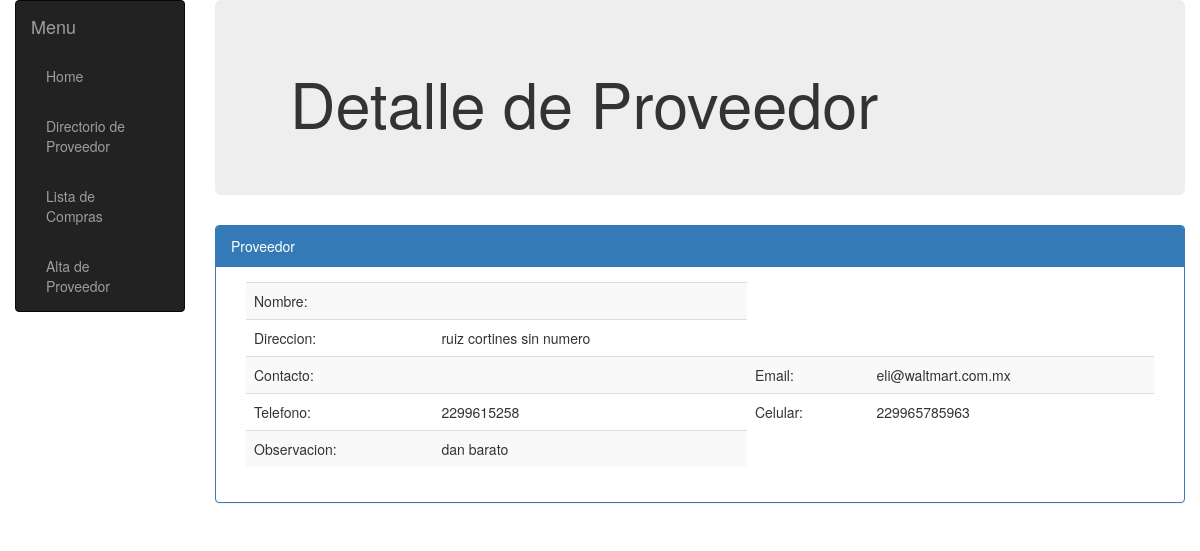
Page /compras/proveedor/d2a26590-5405-4bc8-ae8f-87ff250c494b/detalle (signed in) on the committed database.
### compras/models.py (models this page shows, shortened)
class Proveedor(models.Model):
    id = models.UUIDField(primary_key=True, default=uuid.uuid4,
                          help_text="ID único para este proveedor")
    nombre = models.CharField(max_length=200)
    direccion = models.TextField(
        max_length=1000,  help_text="Ingrese la direccion del proveedor")
    contacto = models.CharField(max_length=200)
    telefono = models.CharField(max_length=20)
    celular = models.CharField(max_length=20)
    email = models.EmailField(max_length=240)
    observacion = models.TextField(
        max_length=1000,  help_text="Ingrese una observacion del proveedor")

### compras/views.py (the view, shortened to what this page needs)
# urls.py: url(r'^proveedor/(?P<id>[-\w]+)/detalle',views.ProveedorDetalle, name='proveedor-detail'),
@login_required(login_url='/accounts/login/')
def ProveedorDetalle(request, id=id):
    if request.method == 'GET':
        busproveedor = request.GET.get('id')
        proveedor_det = Proveedor.objects.filter(id=id)
        inventario_det = Inventario.objects.filter(producto=id)
        return render(
            request, 'proveedor_detail.html',
            {'proveedor': proveedor_det, 'inventario': inventario_det}
        )

### compras/templates/proveedor_detail.html (shortened to what this page needs)
{% extends "base_compra.html" %}
{% block content %}
<div class="jumbotron">
    <div class="container">
<h1>Detalle de Proveedor</h1>
    </div>
</div>
<div class="panel panel-primary">
    <div class="panel-heading">Proveedor</div>
        <div class="panel-body">
            <div class="container-fluid">
                 <table class="table table-striped table-sm" id="my_salida">
                    <tbody id="my_registro">
                   {% for proveedord in proveedor %}
                        <tr>
                            <td>Nombre: </td>
                            <td>{{provedord.nombre}}</td>
                        </tr>
                        <tr>
                            <td>Direccion: </td>
                            <td>{{proveedord.direccion}}</td>
                        </tr>
                        <tr>
                            <td>Contacto: </td>
                            <td>{{proveedord.Contacto}}</td>
                            <td>Email: </td>
                            <td> {{proveedord.email}}</td>
                        </tr>
                        <tr>
                            <td>Telefono: </td>
                            <td> {{proveedord.telefono}}</td>
                            <td>Celular: </td>
                            <td> {{proveedord.celular}}</td>
                        </tr>
                       <tr>
                            <td>Observacion: </td>
                            <td>{{proveedord.observacion}}</td>
                        </tr>
                    {% endfor %}
                    </tbody>
                </table>
             </div>
        </div>
    </div>
</div>
{% endblock %}

### rows in the picture
Proveedor: direccion "ruiz cortines sin numero", email "eli@waltmart.com.mx", telefono "2299615258", celular "229965785963", observacion "dan barato"
